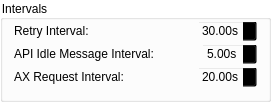
                       <widget class="QGroupBox" name="IntervalGroup">
                        <property name="geometry">
                         <rect>
                          <x>0</x>
                          <y>10</y>
                          <width>271</width>
                          <height>91</height>
                         </rect>
                        </property>
                        <property name="styleSheet">
                         <string notr="true">background-color: rgba(255, 255, 255, 100);
border-color: rgb(255, 255, 255);</string>
                        </property>
                        <property name="title">
                         <string>Intervals</string>
                        </property>
                        <layout class="QVBoxLayout" name="verticalLayout_5">
                         <property name="spacing">
                          <number>1</number>
                         </property>
                         <property name="topMargin">
                          <number>0</number>
                         </property>
                         <item>
                          <layout class="QHBoxLayout" name="horizontalLayout_6">
                           <property name="spacing">
                            <number>1</number>
                           </property>
                           <item>
                            <widget class="QLabel" name="label">
                             <property name="toolTip">
                              <string>&lt;html&gt;&lt;head/&gt;&lt;body&gt;&lt;p&gt;This variable controls the interval between individual attempts at connection to API and PLC servers.&lt;/p&gt;&lt;/body&gt;&lt;/html&gt;</string>
                             </property>
                             <property name="styleSheet">
                              <string notr="true">background-color:transparent</string>
                             </property>
                             <property name="text">
                              <string>Retry Interval:</string>
                             </property>
                            </widget>
                           </item>
                           <item>
                            <spacer name="horizontalSpacer_19">
                             <property name="orientation">
                              <enum>Qt::Horizontal</enum>
                             </property>
                             <property name="sizeHint" stdset="0">
                              <size>
                               <width>40</width>
                               <height>20</height>
                              </size>
                             </property>
                            </spacer>
                           </item>
                           <item>
                            <widget class="QDoubleSpinBox" name="ri_doubleSpinBox">
                             <property name="maximumSize">
                              <size>
                               <width>60</width>
                               <height>16777215</height>
                              </size>
                             </property>
                             <property name="styleSheet">
                              <string notr="true">background-color:transparent</string>
                             </property>
                             <property name="alignment">
                              <set>Qt::AlignRight|Qt::AlignTrailing|Qt::AlignVCenter</set>
                             </property>
                             <property name="suffix">
                              <string>s</string>
                             </property>
                             <property name="minimum">
                              <double>0.000000000000000</double>
                             </property>
                             <property name="maximum">
                              <double>60.000000000000000</double>
                             </property>
                             <property name="singleStep">
                              <double>5.000000000000000</double>
                             </property>
                             <property name="value">
                              <double>30.000000000000000</double>
                             </property>
                            </widget>
                           </item>
                          </layout>
                         </item>
                         <item>
                          <layout class="QHBoxLayout" name="horizontalLayout_8">
                           <property name="spacing">
                            <number>1</number>
                           </property>
                           <item>
                            <widget class="QLabel" name="label_6">
                             <property name="toolTip">
                              <string>&lt;html&gt;&lt;head/&gt;&lt;body&gt;&lt;p&gt;This variable controls the interval between Idle messages to API.&lt;/p&gt;&lt;p&gt;MasterAPP periodically sends a http GET request on which API responds in case of an update.&lt;/p&gt;&lt;/body&gt;&lt;/html&gt;</string>
                             </property>
                             <property name="styleSheet">
                              <string notr="true">background-color:transparent</string>
                             </property>
                             <property name="text">
                              <string>API Idle Message Interval:</string>
                             </property>
                            </widget>
                           </item>
                           <item>
                            <spacer name="horizontalSpacer_21">
                             <property name="orientation">
                              <enum>Qt::Horizontal</enum>
                             </property>
                             <property name="sizeHint" stdset="0">
                              <size>
                               <width>40</width>
                               <height>20</height>
                              </size>
                             </property>
                            </spacer>
                           </item>
                           <item>
                            <widget class="QDoubleSpinBox" name="aui_doubleSpinBox">
                             <property name="minimumSize">
                              <size>
                               <width>0</width>
                               <height>0</height>
                              </size>
                             </property>
                             <property name="maximumSize">
                              <size>
                               <width>56</width>
                               <height>16777215</height>
                              </size>
                             </property>
                             <property name="toolTip">
                              <string>&lt;html&gt;&lt;head/&gt;&lt;body&gt;&lt;p&gt;The interval between attempts at communicating with API and PLC servers. If fails once, connection is lost.&lt;/p&gt;&lt;/body&gt;&lt;/html&gt;</string>
                             </property>
                             <property name="styleSheet">
                              <string notr="true">background-color:transparent</string>
                             </property>
                             <property name="alignment">
                              <set>Qt::AlignRight|Qt::AlignTrailing|Qt::AlignVCenter</set>
                             </property>
                             <property name="suffix">
                              <string>s</string>
                             </property>
                             <property name="decimals">
                              <number>2</number>
                             </property>
                             <property name="minimum">
                              <double>0.000000000000000</double>
                             </property>
                             <property name="maximum">
                              <double>120.000000000000000</double>
                             </property>
                             <property name="singleStep">
                              <double>1.000000000000000</double>
                             </property>
                             <property name="value">
                              <double>5.000000000000000</double>
                             </property>
                            </widget>
                           </item>
                          </layout>
                         </item>
                         <item>
                          <layout class="QHBoxLayout" name="horizontalLayout_13">
                           <property name="spacing">
                            <number>1</number>
                           </property>
                           <item>
                            <widget class="QLabel" name="label_14">
                             <property name="toolTip">
                              <string>&lt;html&gt;&lt;head/&gt;&lt;body&gt;&lt;p&gt;This variable controls the interval between keepAlive messages from AX-DOOR.&lt;/p&gt;&lt;p&gt;&lt;br/&gt;&lt;/p&gt;&lt;p&gt;! Will take effect after a first keepAlive message&lt;/p&gt;&lt;/body&gt;&lt;/html&gt;</string>
                             </property>
                             <property name="styleSheet">
                              <string notr="true">background-color:transparent</string>
                             </property>
                             <property name="text">
                              <string>AX Request Interval:</string>
                             </property>
                            </widget>
                           </item>
                           <item>
                            <spacer name="horizontalSpacer_22">
                             <property name="orientation">
                              <enum>Qt::Horizontal</enum>
                             </property>
                             <property name="sizeHint" stdset="0">
                              <size>
                               <width>40</width>
                               <height>20</height>
                              </size>
                             </property>
                            </spacer>
                           </item>
                           <item>
                            <widget class="QDoubleSpinBox" name="ax_doubleSpinBox">
                             <property name="maximumSize">
                              <size>
                               <width>60</width>
                               <height>16777215</height>
                              </size>
                             </property>
                             <property name="toolTip">
                              <string>&lt;html&gt;&lt;head/&gt;&lt;body&gt;&lt;p&gt;The interval between attempts at communicating with API and PLC servers. If fails once, connection is lost.&lt;/p&gt;&lt;/body&gt;&lt;/html&gt;</string>
                             </property>
                             <property name="styleSheet">
                              <string notr="true">background-color:transparent</string>
                             </property>
                             <property name="alignment">
                              <set>Qt::AlignRight|Qt::AlignTrailing|Qt::AlignVCenter</set>
                             </property>
                             <property name="suffix">
                              <string>s</string>
                             </property>
                             <property name="decimals">
                              <number>2</number>
                             </property>
                             <property name="minimum">
                              <double>1.000000000000000</double>
                             </property>
                             <property name="maximum">
                              <double>60.000000000000000</double>
                             </property>
                             <property name="singleStep">
                              <double>1.000000000000000</double>
                             </property>
                             <property name="value">
                              <double>20.000000000000000</double>
                             </property>
                            </widget>
                           </item>
                          </layout>
                         </item>
                        </layout>
                       </widget>
